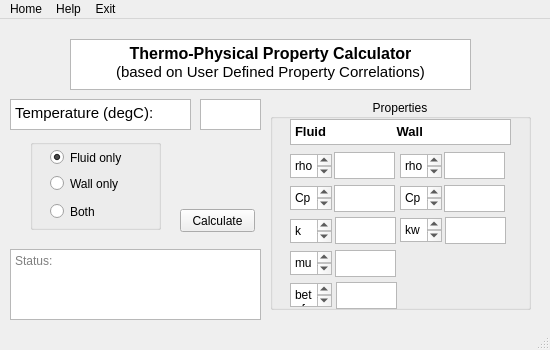
<?xml version="1.0" encoding="UTF-8"?>
<ui version="4.0">
 <class>MainWindow</class>
 <widget class="QMainWindow" name="MainWindow">
  <property name="geometry">
   <rect>
    <x>0</x>
    <y>0</y>
    <width>550</width>
    <height>350</height>
   </rect>
  </property>
  <property name="sizePolicy">
   <sizepolicy hsizetype="Fixed" vsizetype="Fixed">
    <horstretch>0</horstretch>
    <verstretch>0</verstretch>
   </sizepolicy>
  </property>
  <property name="windowTitle">
   <string>Thermo-Physical Property Calculator</string>
  </property>
  <widget class="QWidget" name="centralwidget">
   <widget class="QTextEdit" name="textEdit">
    <property name="geometry">
     <rect>
      <x>70</x>
      <y>20</y>
      <width>401</width>
      <height>51</height>
     </rect>
    </property>
    <property name="autoFillBackground">
     <bool>false</bool>
    </property>
    <property name="readOnly">
     <bool>true</bool>
    </property>
    <property name="html">
     <string>&lt;!DOCTYPE HTML PUBLIC &quot;-//W3C//DTD HTML 4.0//EN&quot; &quot;http://www.w3.org/TR/REC-html40/strict.dtd&quot;&gt;
&lt;html&gt;&lt;head&gt;&lt;meta name=&quot;qrichtext&quot; content=&quot;1&quot; /&gt;&lt;style type=&quot;text/css&quot;&gt;
p, li { white-space: pre-wrap; }
&lt;/style&gt;&lt;/head&gt;&lt;body style=&quot; font-family:'MS Shell Dlg 2'; font-size:8.25pt; font-weight:400; font-style:normal;&quot;&gt;
&lt;p align=&quot;center&quot; style=&quot; margin-top:0px; margin-bottom:0px; margin-left:0px; margin-right:0px; -qt-block-indent:0; text-indent:0px;&quot;&gt;&lt;span style=&quot; font-size:12pt; font-weight:600;&quot;&gt;Thermo-Physical Property Calculator&lt;/span&gt;&lt;/p&gt;
&lt;p align=&quot;center&quot; style=&quot; margin-top:0px; margin-bottom:0px; margin-left:0px; margin-right:0px; -qt-block-indent:0; text-indent:0px;&quot;&gt;&lt;span style=&quot; font-size:11pt;&quot;&gt;(based on User Defined Property Correlations)&lt;/span&gt;&lt;/p&gt;&lt;/body&gt;&lt;/html&gt;</string>
    </property>
   </widget>
   <widget class="QPlainTextEdit" name="plainTextEdit">
    <property name="geometry">
     <rect>
      <x>10</x>
      <y>80</y>
      <width>181</width>
      <height>31</height>
     </rect>
    </property>
    <property name="font">
     <font>
      <pointsize>11</pointsize>
     </font>
    </property>
    <property name="readOnly">
     <bool>true</bool>
    </property>
    <property name="plainText">
     <string>Temperature (degC):</string>
    </property>
   </widget>
   <widget class="QPlainTextEdit" name="ET_temp">
    <property name="geometry">
     <rect>
      <x>200</x>
      <y>80</y>
      <width>61</width>
      <height>31</height>
     </rect>
    </property>
   </widget>
   <widget class="QTextEdit" name="ET_out">
    <property name="geometry">
     <rect>
      <x>10</x>
      <y>230</y>
      <width>251</width>
      <height>71</height>
     </rect>
    </property>
    <property name="readOnly">
     <bool>true</bool>
    </property>
    <property name="placeholderText">
     <string>Status:</string>
    </property>
   </widget>
   <widget class="QGroupBox" name="GB_option">
    <property name="geometry">
     <rect>
      <x>30</x>
      <y>120</y>
      <width>131</width>
      <height>91</height>
     </rect>
    </property>
    <property name="title">
     <string/>
    </property>
    <widget class="QRadioButton" name="RB_F">
     <property name="geometry">
      <rect>
       <x>20</x>
       <y>10</y>
       <width>82</width>
       <height>17</height>
      </rect>
     </property>
     <property name="text">
      <string>Fluid only</string>
     </property>
     <property name="checked">
      <bool>true</bool>
     </property>
    </widget>
    <widget class="QRadioButton" name="RB_W">
     <property name="geometry">
      <rect>
       <x>20</x>
       <y>36</y>
       <width>82</width>
       <height>17</height>
      </rect>
     </property>
     <property name="text">
      <string>Wall only</string>
     </property>
    </widget>
    <widget class="QRadioButton" name="RB_B">
     <property name="geometry">
      <rect>
       <x>20</x>
       <y>64</y>
       <width>82</width>
       <height>17</height>
      </rect>
     </property>
     <property name="text">
      <string>Both</string>
     </property>
    </widget>
   </widget>
   <widget class="QGroupBox" name="groupBox_2">
    <property name="geometry">
     <rect>
      <x>270</x>
      <y>80</y>
      <width>261</width>
      <height>211</height>
     </rect>
    </property>
    <property name="title">
     <string>Properties</string>
    </property>
    <property name="alignment">
     <set>Qt::AlignCenter</set>
    </property>
    <property name="flat">
     <bool>true</bool>
    </property>
    <widget class="QTextEdit" name="textEdit_3">
     <property name="geometry">
      <rect>
       <x>20</x>
       <y>20</y>
       <width>221</width>
       <height>26</height>
      </rect>
     </property>
     <property name="readOnly">
      <bool>true</bool>
     </property>
     <property name="html">
      <string>&lt;!DOCTYPE HTML PUBLIC &quot;-//W3C//DTD HTML 4.0//EN&quot; &quot;http://www.w3.org/TR/REC-html40/strict.dtd&quot;&gt;
&lt;html&gt;&lt;head&gt;&lt;meta name=&quot;qrichtext&quot; content=&quot;1&quot; /&gt;&lt;style type=&quot;text/css&quot;&gt;
p, li { white-space: pre-wrap; }
&lt;/style&gt;&lt;/head&gt;&lt;body style=&quot; font-family:'MS Shell Dlg 2'; font-size:8.25pt; font-weight:400; font-style:normal;&quot;&gt;
&lt;p style=&quot; margin-top:0px; margin-bottom:0px; margin-left:0px; margin-right:0px; -qt-block-indent:0; text-indent:0px;&quot;&gt;&lt;span style=&quot; font-size:10pt; font-weight:600;&quot;&gt;Fluid	      Wall&lt;/span&gt;&lt;/p&gt;&lt;/body&gt;&lt;/html&gt;</string>
     </property>
    </widget>
    <widget class="QPlainTextEdit" name="plainTextEdit_5">
     <property name="geometry">
      <rect>
       <x>20</x>
       <y>55</y>
       <width>42</width>
       <height>24</height>
      </rect>
     </property>
     <property name="readOnly">
      <bool>true</bool>
     </property>
     <property name="plainText">
      <string>rho</string>
     </property>
    </widget>
    <widget class="QPlainTextEdit" name="plainTextEdit_6">
     <property name="geometry">
      <rect>
       <x>20</x>
       <y>87</y>
       <width>42</width>
       <height>24</height>
      </rect>
     </property>
     <property name="readOnly">
      <bool>true</bool>
     </property>
     <property name="plainText">
      <string>Cp</string>
     </property>
    </widget>
    <widget class="QPlainTextEdit" name="plainTextEdit_7">
     <property name="geometry">
      <rect>
       <x>20</x>
       <y>152</y>
       <width>42</width>
       <height>24</height>
      </rect>
     </property>
     <property name="readOnly">
      <bool>true</bool>
     </property>
     <property name="plainText">
      <string>mu</string>
     </property>
    </widget>
    <widget class="QPlainTextEdit" name="plainTextEdit_8">
     <property name="geometry">
      <rect>
       <x>20</x>
       <y>120</y>
       <width>42</width>
       <height>24</height>
      </rect>
     </property>
     <property name="readOnly">
      <bool>true</bool>
     </property>
     <property name="plainText">
      <string>k</string>
     </property>
    </widget>
    <widget class="QPlainTextEdit" name="plainTextEdit_9">
     <property name="geometry">
      <rect>
       <x>20</x>
       <y>184</y>
       <width>42</width>
       <height>24</height>
      </rect>
     </property>
     <property name="readOnly">
      <bool>true</bool>
     </property>
     <property name="plainText">
      <string>betaf</string>
     </property>
    </widget>
    <widget class="QPlainTextEdit" name="plainTextEdit_10">
     <property name="geometry">
      <rect>
       <x>130</x>
       <y>119</y>
       <width>42</width>
       <height>24</height>
      </rect>
     </property>
     <property name="readOnly">
      <bool>true</bool>
     </property>
     <property name="plainText">
      <string>kw</string>
     </property>
    </widget>
    <widget class="QPlainTextEdit" name="plainTextEdit_11">
     <property name="geometry">
      <rect>
       <x>130</x>
       <y>87</y>
       <width>42</width>
       <height>24</height>
      </rect>
     </property>
     <property name="readOnly">
      <bool>true</bool>
     </property>
     <property name="plainText">
      <string>Cpw</string>
     </property>
    </widget>
    <widget class="QPlainTextEdit" name="plainTextEdit_12">
     <property name="geometry">
      <rect>
       <x>130</x>
       <y>55</y>
       <width>42</width>
       <height>24</height>
      </rect>
     </property>
     <property name="readOnly">
      <bool>true</bool>
     </property>
     <property name="plainText">
      <string>rhow</string>
     </property>
    </widget>
    <widget class="QPlainTextEdit" name="ET_rho">
     <property name="geometry">
      <rect>
       <x>64</x>
       <y>53</y>
       <width>61</width>
       <height>27</height>
      </rect>
     </property>
     <property name="readOnly">
      <bool>true</bool>
     </property>
    </widget>
    <widget class="QPlainTextEdit" name="ET_Cp">
     <property name="geometry">
      <rect>
       <x>64</x>
       <y>86</y>
       <width>61</width>
       <height>27</height>
      </rect>
     </property>
     <property name="readOnly">
      <bool>true</bool>
     </property>
    </widget>
    <widget class="QPlainTextEdit" name="ET_k">
     <property name="geometry">
      <rect>
       <x>65</x>
       <y>118</y>
       <width>61</width>
       <height>27</height>
      </rect>
     </property>
     <property name="readOnly">
      <bool>true</bool>
     </property>
    </widget>
    <widget class="QPlainTextEdit" name="ET_mu">
     <property name="geometry">
      <rect>
       <x>65</x>
       <y>151</y>
       <width>61</width>
       <height>27</height>
      </rect>
     </property>
     <property name="readOnly">
      <bool>true</bool>
     </property>
    </widget>
    <widget class="QPlainTextEdit" name="ET_rhow">
     <property name="geometry">
      <rect>
       <x>174</x>
       <y>53</y>
       <width>61</width>
       <height>27</height>
      </rect>
     </property>
     <property name="readOnly">
      <bool>true</bool>
     </property>
    </widget>
    <widget class="QPlainTextEdit" name="ET_Cpw">
     <property name="geometry">
      <rect>
       <x>174</x>
       <y>86</y>
       <width>61</width>
       <height>27</height>
      </rect>
     </property>
     <property name="readOnly">
      <bool>true</bool>
     </property>
    </widget>
    <widget class="QPlainTextEdit" name="ET_kw">
     <property name="geometry">
      <rect>
       <x>175</x>
       <y>118</y>
       <width>61</width>
       <height>27</height>
      </rect>
     </property>
     <property name="readOnly">
      <bool>true</bool>
     </property>
    </widget>
   </widget>
   <widget class="QPlainTextEdit" name="ET_betaf">
    <property name="geometry">
     <rect>
      <x>336</x>
      <y>263</y>
      <width>61</width>
      <height>27</height>
     </rect>
    </property>
    <property name="readOnly">
     <bool>true</bool>
    </property>
   </widget>
   <widget class="QPushButton" name="PB_Calc">
    <property name="geometry">
     <rect>
      <x>180</x>
      <y>190</y>
      <width>75</width>
      <height>23</height>
     </rect>
    </property>
    <property name="text">
     <string>Calculate</string>
    </property>
   </widget>
  </widget>
  <widget class="QMenuBar" name="menubar">
   <property name="geometry">
    <rect>
     <x>0</x>
     <y>0</y>
     <width>550</width>
     <height>21</height>
    </rect>
   </property>
   <widget class="QMenu" name="menuHome">
    <property name="title">
     <string>Home</string>
    </property>
   </widget>
   <widget class="QMenu" name="menuHelp">
    <property name="title">
     <string>Help</string>
    </property>
    <addaction name="actionUser_Manual"/>
   </widget>
   <widget class="QMenu" name="menuExit">
    <property name="title">
     <string>Exit</string>
    </property>
   </widget>
   <addaction name="menuHome"/>
   <addaction name="menuHelp"/>
   <addaction name="menuExit"/>
  </widget>
  <widget class="QStatusBar" name="statusbar"/>
  <action name="actionUser_Manual">
   <property name="text">
    <string>User Manual</string>
   </property>
  </action>
 </widget>
 <resources/>
 <connections/>
</ui>
